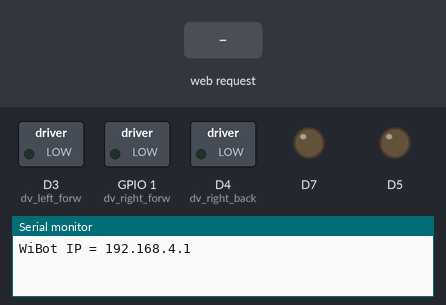
A sketch run on a simulated ESP8266 (NodeMCU). On the bench: switched loads named in the sketch (green lamp = pin HIGH), output pins drawn as LEDs (lit = HIGH), the last lines printed to the serial monitor. The test bench sets the inputs (shaded band).

Above: at 1.2 s.
1.3 s: HTTP request GET /forw received
At 2.2 s:
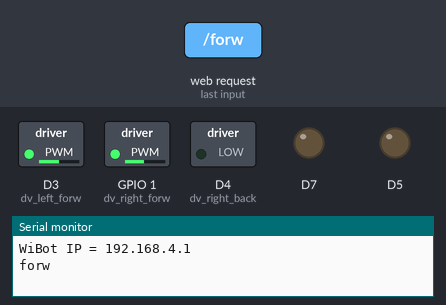
2.8 s: HTTP request GET /back received
At 3.3 s:
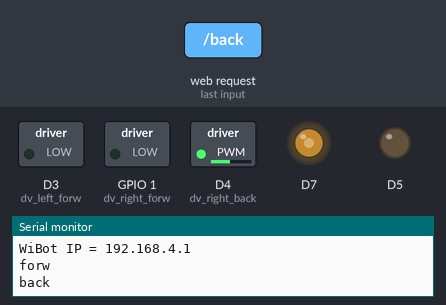
4.3 s: HTTP request GET /left received
At 5.5 s:
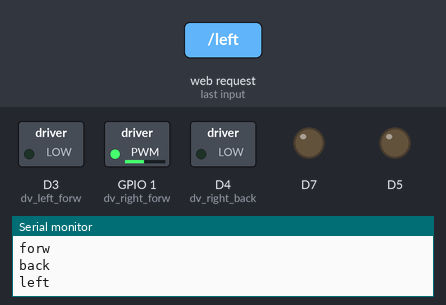
5.8 s: HTTP request GET /right received
At 6.8 s:
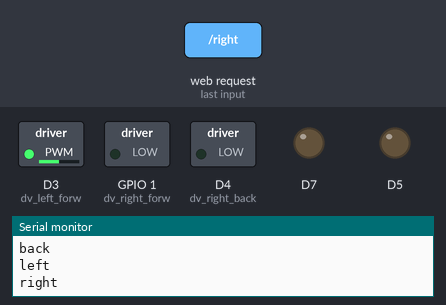
7.3 s: HTTP request GET /led received
At 8.0 s:
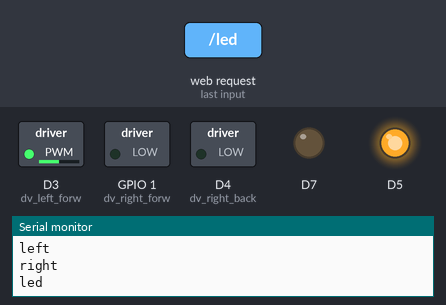
8.8 s: HTTP request GET /stop received
At 9.1 s:
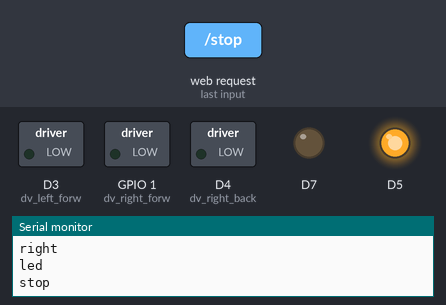
Timing chart, 0 to 11.3 s (numbered marks = the images above; inputs shaded):
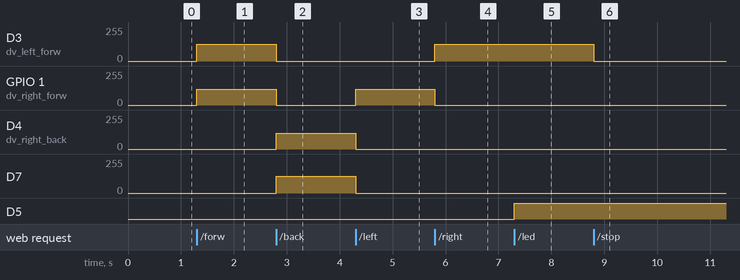

Measured:
- after the input at 1.3 s, D3 (dv_left_forw): 0/255 → 127/255 at once; GPIO 1 (dv_right_forw): 0/255 → 120/255 at once
- after the input at 2.8 s, D3 (dv_left_forw): 127/255 → 0/255 at once; GPIO 1 (dv_right_forw): 120/255 → 0/255 at once; D4 (dv_right_back): 0/255 → 120/255 at once; D7: 0/255 → 127/255 at once
- after the input at 4.3 s, GPIO 1 (dv_right_forw): 0/255 → 120/255 at once; D4 (dv_right_back): 120/255 → 0/255 at once; D7: 127/255 → 0/255 at once
- after the input at 5.8 s, D3 (dv_left_forw): 0/255 → 127/255 at once; GPIO 1 (dv_right_forw): 120/255 → 0/255 at once
- after the input at 7.3 s, D5: LOW → HIGH at once
- after the input at 8.8 s, D3 (dv_left_forw): 127/255 → 0/255 at once

The sketch:

robot_telefon.ino
```cpp
#include <ESP8266WiFi.h>
#include <WiFiClient.h>
#include <ESP8266WebServer.h>
#include <ESP8266mDNS.h>

const char* ssid = "Sanj";// имя  точки доступа которую создаст машина (англ. буквы и можно несколько цифр) не менее 3
const char* password = "12345678";// пароль точки доступа(англ. буквы или цифры) не менее 8 символов
int forw_left_velocity = 1023; // скорость левого двигателя вперед(0-1023)
int forw_right_velocity = 970;// скорость правого двигателя вперед(0-1023)
int back_left_velocity = 1023; // скорость левого двигателя назад(0-1023)
int back_right_velocity = 970;// скорость правого двигателя назад(0-1023)
int val = 0;
int sk = 2;
int pv = 0;
#define LED D13
#define dv_left_forw D3 //пин левый вперед
#define dv_left_back D11 //пин левый назад
#define dv_right_forw D10 //пин правый вперед
#define dv_right_back D4 //пин правый назад
ESP8266WebServer server(80);

void forw_handler() {
  Serial.println("forw");
  analogWrite (dv_left_forw, forw_left_velocity / sk);
  analogWrite (dv_right_forw, forw_right_velocity / sk);

  digitalWrite(dv_right_back, LOW);
  digitalWrite(dv_left_back, LOW);

  server.send(200, "text/plain", "OK");
}
void stop_handler() {
  Serial.println("stop");
  digitalWrite (dv_right_forw, LOW);
  digitalWrite(dv_right_back, LOW);
  digitalWrite(dv_left_back, LOW);
  digitalWrite (dv_left_forw, LOW);
  server.send(200, "text/plain", "OK");
}
void back_handler() {
  Serial.println("back");
  analogWrite (dv_left_back, back_left_velocity / sk);
  analogWrite (dv_right_back, back_right_velocity / sk);
  digitalWrite (dv_right_forw, LOW);
  digitalWrite (dv_left_forw, LOW);
  server.send(200, "text/plain", "OK");
}
void left_handler() {
  Serial.println("left");
  if (pv == 1) {
    analogWrite (dv_left_back, back_left_velocity / sk);
    analogWrite (dv_right_forw, forw_right_velocity / sk);
    digitalWrite(dv_right_back, LOW);
    digitalWrite (dv_left_forw, LOW);

  } else {
    analogWrite (dv_right_forw, forw_right_velocity / sk);
    digitalWrite(dv_right_back, LOW);
    digitalWrite(dv_left_back, LOW);
    digitalWrite (dv_left_forw, LOW);
  }
  server.send(200, "text/plain", "OK");
}
void right_handler() {
  Serial.println("right");
  if (pv == 1) {
    analogWrite (dv_left_forw, forw_left_velocity / sk);
    analogWrite (dv_right_back, back_right_velocity / sk);
    digitalWrite (dv_right_forw, LOW);
    digitalWrite(dv_left_back, LOW);
  } else {
    analogWrite (dv_left_forw, forw_left_velocity / sk);
    digitalWrite (dv_right_forw, LOW);
    digitalWrite(dv_right_back, LOW);
    digitalWrite(dv_left_back, LOW);
    server.send(200, "text/plain", "OK");
  }
}

void led() {
  Serial.println("led");
  val = !val;
  digitalWrite (LED, val);
  server.send(200, "text/plain", "OK");
}
void pov() {
  Serial.println("pov");
  pv = !pv;
  server.send(200, "text/plain", "OK");
}
void sk1() {
  Serial.println("sk1");
  sk = 2;
  server.send(200, "text/plain", "OK");
}
void sk2() {
  Serial.println("sk2");
  sk = 1;
  server.send(200, "text/plain", "OK");
}
void setup()
{
  pinMode(LED, OUTPUT);
  pinMode(dv_left_back, OUTPUT);
  pinMode(dv_right_back, OUTPUT);
  pinMode(dv_right_forw, OUTPUT);
  pinMode(dv_left_forw, OUTPUT);
  digitalWrite(dv_left_back, LOW);
  digitalWrite(dv_right_back, LOW);
  digitalWrite(dv_right_forw, LOW);
  digitalWrite(dv_left_forw, LOW);
  digitalWrite (LED, LOW);
  Serial.begin(115200);
  WiFi.mode(WIFI_AP);
  WiFi.softAP(ssid, password);
  Serial.print("WiBot IP = ");
  Serial.println(WiFi.softAPIP());


  server.begin();
  server.on("/stop", stop_handler);
  server.on("/forw", forw_handler);
  server.on("/back", back_handler);
  server.on("/left", left_handler);
  server.on("/right", right_handler);


  server.on("/led", led);
  server.on("/pv", pov);
  server.on("/sp1", sk1);
  server.on("/sp2", sk2);
}


void loop()
{
  server.handleClient();
}
```
